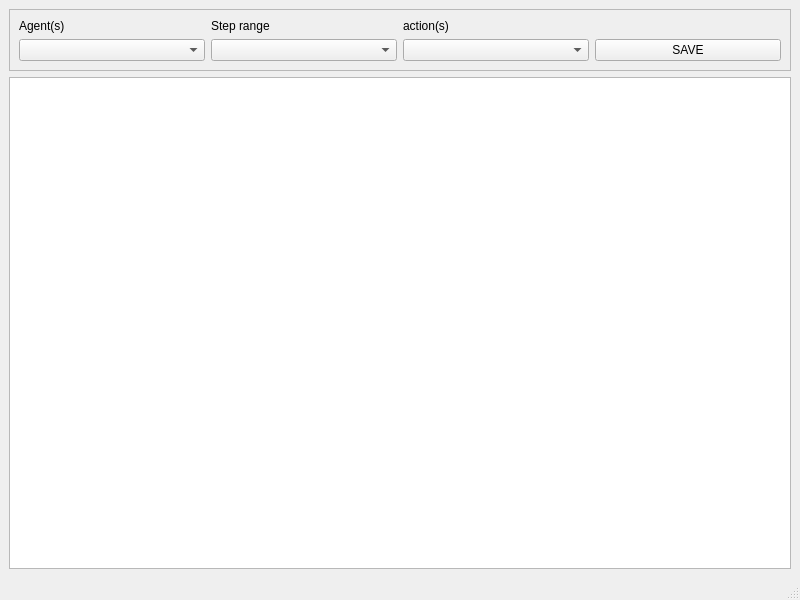
<?xml version="1.0" encoding="UTF-8"?>
<ui version="4.0">
 <class>MainWindow</class>
 <widget class="QMainWindow" name="MainWindow">
  <property name="geometry">
   <rect>
    <x>0</x>
    <y>0</y>
    <width>800</width>
    <height>600</height>
   </rect>
  </property>
  <property name="windowTitle">
   <string>MainWindow</string>
  </property>
  <widget class="QWidget" name="centralwidget">
   <layout class="QVBoxLayout" name="verticalLayout">
    <item>
     <widget class="QFrame" name="frame">
      <property name="frameShape">
       <enum>QFrame::StyledPanel</enum>
      </property>
      <property name="frameShadow">
       <enum>QFrame::Raised</enum>
      </property>
      <layout class="QGridLayout" name="gridLayout">
       <item row="0" column="1">
        <widget class="QLabel" name="label_2">
         <property name="text">
          <string>Step range</string>
         </property>
        </widget>
       </item>
       <item row="1" column="1">
        <widget class="QComboBox" name="sample_step_combo"/>
       </item>
       <item row="1" column="0">
        <widget class="QComboBox" name="sample_agent_combo"/>
       </item>
       <item row="0" column="2">
        <widget class="QLabel" name="label_3">
         <property name="text">
          <string>action(s)</string>
         </property>
        </widget>
       </item>
       <item row="1" column="2">
        <widget class="QComboBox" name="sample_action_combo"/>
       </item>
       <item row="0" column="0">
        <widget class="QLabel" name="label">
         <property name="text">
          <string>Agent(s)</string>
         </property>
        </widget>
       </item>
       <item row="1" column="3">
        <widget class="QPushButton" name="save_sample_button">
         <property name="text">
          <string>SAVE</string>
         </property>
        </widget>
       </item>
      </layout>
     </widget>
    </item>
    <item>
     <widget class="QTableWidget" name="sample_table"/>
    </item>
   </layout>
  </widget>
  <widget class="QMenuBar" name="menubar">
   <property name="geometry">
    <rect>
     <x>0</x>
     <y>0</y>
     <width>800</width>
     <height>22</height>
    </rect>
   </property>
  </widget>
  <widget class="QStatusBar" name="statusbar"/>
 </widget>
 <resources/>
 <connections/>
</ui>
